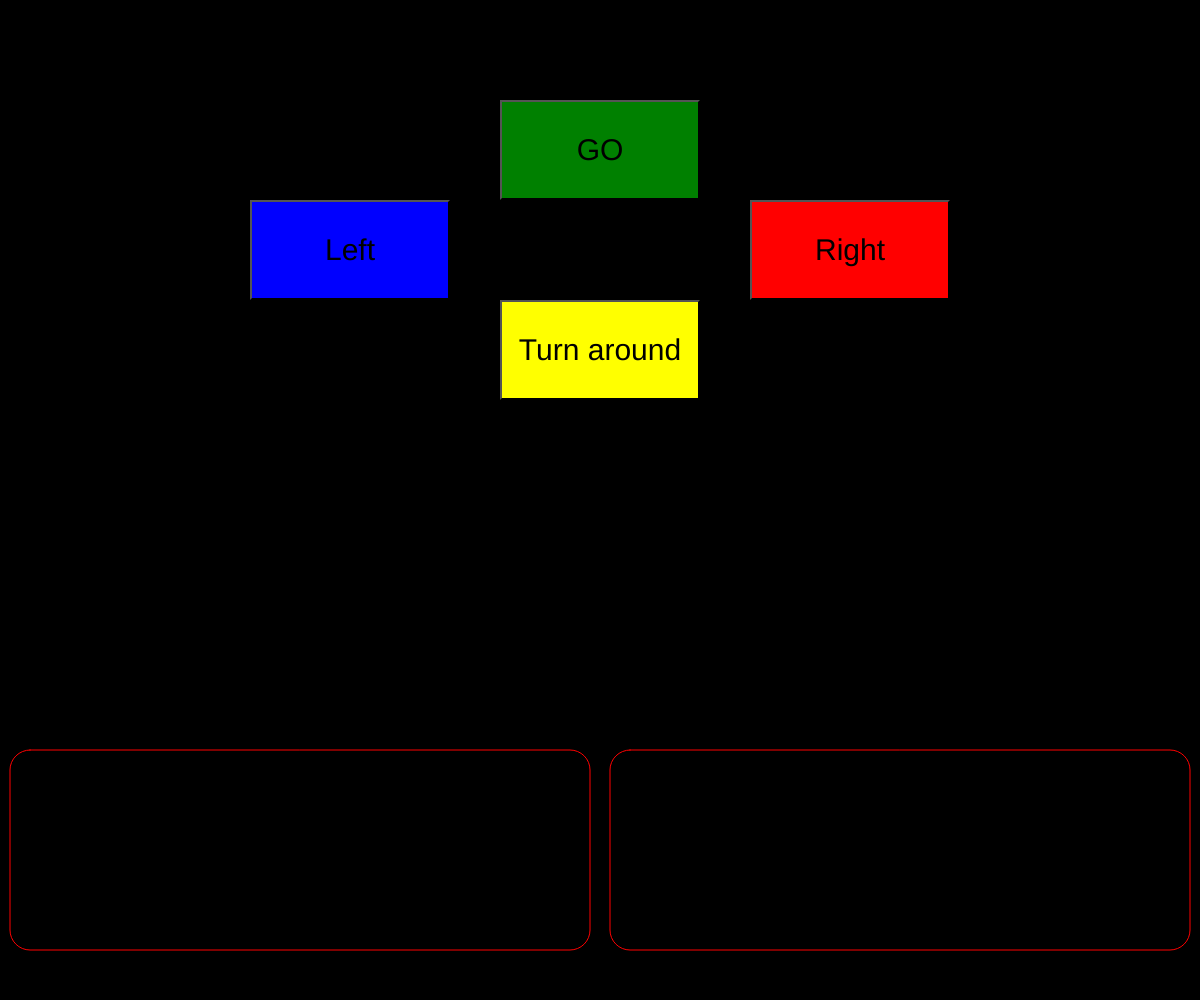
Frame 1 (no input)
Frame 60 (no input): identical to frame 1, image omitted
Frame 120 (the mouse pressed at the canvas centre since frame 60): identical to frame 1, image omitted

The p5.js sketch that drew this single still picture (run headless with seeded random() and noise() and a simulated clock; from frame 60 on, the mouse is pressed at the canvas centre):

// p5.js sketch
// ── sketch.js
                    
/* 
 *  C06 - p5.js Screen Control Simple Robot
 *  Creating a fancy interactive user interface 
 *  capable of communicating via the Browser/Phone's Screen
 *  in p5.js
 *  
 */

var leftMove = false;
var rightMove = false;
var goButton;

var ButtonSize = 200;

function setup() {
  createCanvas(windowWidth,windowHeight);
  
    goButton = createButton('Turn around').size(ButtonSize, ButtonSize/2);
  goButton.position(((windowWidth - ButtonSize) /2) , 300);
  goButton.style('font-size', '30px');
  goButton.style('background-color', color('yellow'));
  goButton.mousePressed(()  => {
                                  leftMove = true; 
                                  rightMove = false; 
  

    
                            setTimeout(resetMove, 1500);
    
                                 // leftMove = true; 
                                 // rightMove = true; 

                                  //setTimeout(resetMove, 500);
                                })
  
   goButton = createButton('Left').size(ButtonSize, ButtonSize/2);
  goButton.position(((windowWidth - ButtonSize) /4) , 200);
  goButton.style('font-size', '30px');
  goButton.style('background-color', color('blue'));
  goButton.mousePressed(()  => {
                                  leftMove = true; 
                                  rightMove = false; 
                                  setTimeout(resetMove, 500);
                                })
  
    goButton = createButton('Right').size(ButtonSize, ButtonSize/2);
  goButton.position(((windowWidth - ButtonSize)* 0.75 ) , 200);
  goButton.style('font-size', '30px');
  goButton.style('background-color', color('red'));
  goButton.mousePressed(()  => {
                                  leftMove = false; 
                                  rightMove = true; 
                                  setTimeout(resetMove, 500);
                                })
  
  goButton = createButton('GO').size(ButtonSize, ButtonSize/2);
  goButton.position(((windowWidth - ButtonSize) /2) , 100);
  goButton.style('font-size', '30px');
  goButton.style('background-color', color('green'));
  goButton.mousePressed(()  => {
                                  leftMove = true; 
                                  rightMove = true; 
                                  setTimeout(resetMove, 500);
                                })
  // myButton.mouseReleased(() => {leftMove = false; rightMove = false;});
}

function resetMove() {
  leftMove = false; 
  rightMove = false;
}

function draw() {
  background(0);
  stroke('red');
  
  if (leftMove) {
      fill(255);     
      strokeWeight(0); 
  }
  else {
      fill(0);
      strokeWeight(1);
  }
  // Draw a rectangle at (x, y, width, height , rounded corners).
  rect(10, windowHeight - 250 , (windowWidth/2) - 20, 200, 20);
  
  if (rightMove) {
      fill(255);     
      strokeWeight(0); 
  }
  else {
      fill(0);
      strokeWeight(1);
  }
  // Draw a rectangle at (x, y, width, height , rounded corners).
  rect((windowWidth/2) + 10, windowHeight - 250 , (windowWidth/2) - 20, 200, 20);
  
  
}
                    
  
